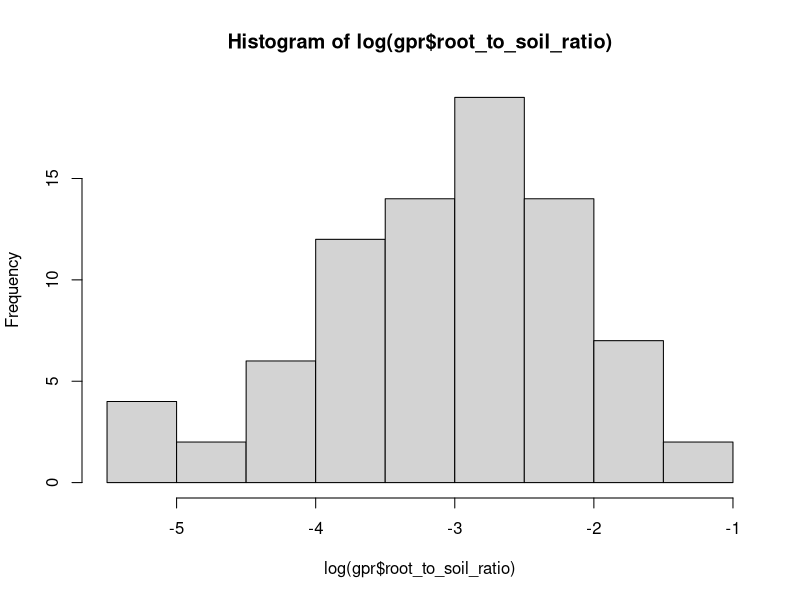
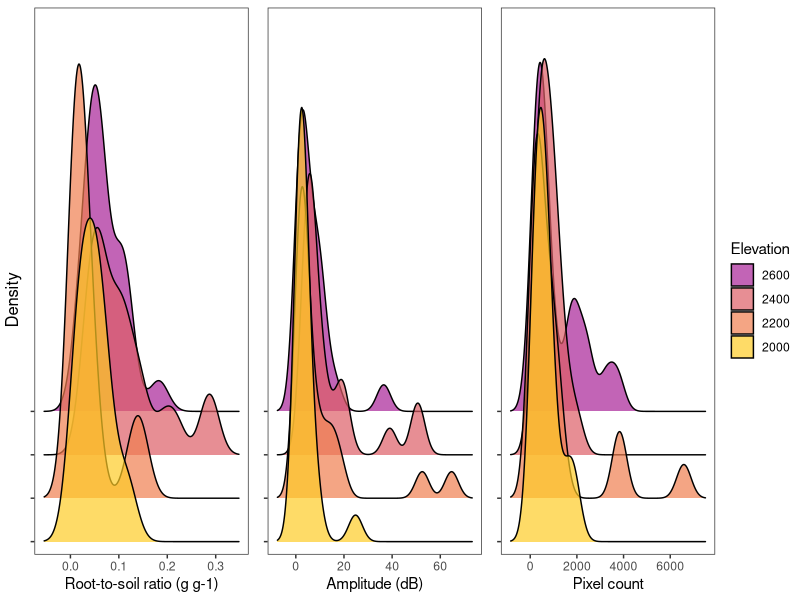
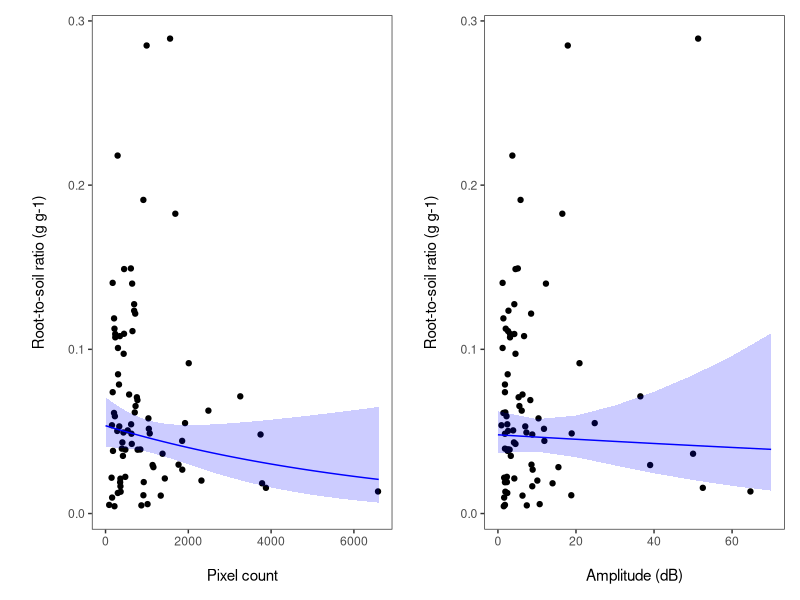
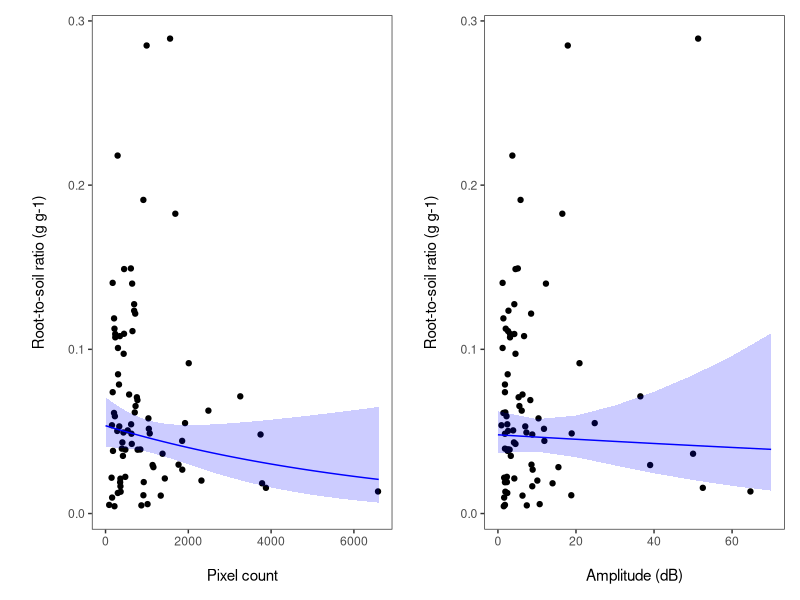

Generate these figures, in order, with R:
# Analysis on GPR pixel count and amplitude versus root biomass
# created 18/10/2024 by Jakub
# modified 3/12/2024 by Jakub
# modified 11/03/2025 by Joe

### 1. Set up ----
library(tidyverse)
library(lme4)
library(ggeffects)
library(ggridges)
library(ggpubr)
library(patchwork)

### load clean transect and root biomass data
gpr_clean <- read.csv("data/GPR/clean/clean_gpr_transect_root_biomass_data.csv") 

### 2. Format and glimpse data ----
# keep only detections with corresponding root biomass data
gpr <- gpr_clean %>%
  filter(!is.na(root_to_soil_ratio))

glimpse(gpr)
hist(log(gpr$root_to_soil_ratio))

### 3. Density plots per variable by elevation ----
scl= 10
alp3 = 0.7
cols2<- c("#A72197",  "#DD5E66", "#EF7F4F", "#FDCB26") # 2800m: #6F00A8
lwd = 0.5

gpr$elevation_m_asl <- factor(gpr$elevation_m_asl)

biomass <- ggplot(gpr, aes(x = root_to_soil_ratio, y = elevation_m_asl, fill = elevation_m_asl)) +
  geom_density_ridges(alpha= alp3, scale = scl, linewidth=lwd)+
  scale_fill_manual(values = cols2, breaks = c(2600, 2400, 2200, 2000))+
  scale_y_discrete(expand = expansion(mult = c(0.1, 3.1)))+
  labs(x = "Root-to-soil ratio (g g-1)", color = "Elevation", fill ="Elevation")+
  theme_bw()+
  theme(panel.grid = element_blank(),
        axis.title.y = element_blank())

amplitude <- ggplot(gpr, aes(x = amplitude_dB, y = elevation_m_asl, fill = elevation_m_asl)) +
  geom_density_ridges(alpha= alp3, scale = scl, linewidth=lwd)+
  scale_fill_manual(values = cols2, breaks = c(2600, 2400, 2200, 2000))+
  scale_y_discrete(expand = expansion(mult = c(0.1, 3.1)))+
  labs(x = "Amplitude (dB)", color = "Elevation", fill ="Elevation")+
  theme_bw()+
  theme(panel.grid = element_blank(),
        axis.title.y = element_blank())

pixel_count <- ggplot(gpr, aes(x = pixel_count, y = elevation_m_asl, fill = elevation_m_asl)) +
  geom_density_ridges(alpha= alp3, scale = scl, linewidth=lwd)+
  scale_fill_manual(values = cols2, breaks = c(2600, 2400, 2200, 2000))+
  scale_y_discrete(expand = expansion(mult = c(0.1, 3.1)))+
  labs(x = "Pixel count", color = "Elevation", fill ="Elevation")+
  theme_bw()+
  theme(panel.grid = element_blank(),
        axis.title.y = element_blank())

# Combine into single panel 
gpr_vars_elev <- ggarrange(biomass + rremove("y.text"), amplitude + rremove("y.text"), pixel_count + rremove("y.text"), common.legend = TRUE, legend = "right", align = "v", label.y = 1, nrow = 1) %>%
  annotate_figure(left = text_grob("Density",rot = 90))
gpr_vars_elev

# Save figure
# ggsave("gpr_vars_elev.png", gpr_vars_elev, path= "results/gpr", height = 1.5, width = 7 , bg= "white", units= "in")

### 4. Run regression models ----
# Custom min-max scaling ----
min_val <- min(gpr$pixel_count)
max_val <- max(gpr$pixel_count)
gpr$pixel_count_scaled <- (gpr$pixel_count - min_val) / (max_val - min_val)

# Models ----
model1 <- lm(log(root_to_soil_ratio) ~ pixel_count, data = gpr)
model2 <- lm(log(root_to_soil_ratio) ~ pixel_count_scaled, data = gpr)
model3 <- lm(log(root_to_soil_ratio) ~ amplitude_dB, data = gpr)

summary(model1)
summary(model2) # No difference between model1 and model2
summary(model3)

# Predictions ----
pred_model1 <- ggpredict(model1, terms = "pixel_count")
pred_model3 <- ggpredict(model3, terms = "amplitude_dB")

# Plot ----
# Plot with predictions for Pixel count (Model 1)
ggplot(data = gpr, aes(x = pixel_count, y = root_to_soil_ratio)) +
  geom_point() +
  geom_line(data = pred_model1, aes(x = x, y = predicted), color = "blue", inherit.aes = FALSE) +  # Prediction line
  geom_ribbon(data = pred_model1, aes(x = x, ymin = conf.low, ymax = conf.high), 
                fill = "blue", alpha = 0.2, inherit.aes = FALSE) +  # Confidence interval
  theme_bw() +
  labs(x = "\nPixel count", y = "\nRoot-to-soil ratio (g g-1)\n") +
  theme(panel.grid = element_blank()) +

# Plot with predictions for Amplitude (Model 3)
ggplot(aes(x = amplitude_dB, y = root_to_soil_ratio), data = gpr) +
  geom_point() +
  geom_line(data = pred_model3, aes(x = x, y = predicted), color = "blue", inherit.aes = FALSE) +  # Prediction line
  geom_ribbon(data = pred_model3, aes(x = x, ymin = conf.low, ymax = conf.high), 
              fill = "blue", alpha = 0.2, inherit.aes = FALSE) +  # Confidence interval
  theme_bw() +
  labs(x = "\nAmplitude (dB)", y = "\nRoot-to-soil ratio (g g-1)\n") +
  theme(panel.grid = element_blank())

# Save figure
ggsave("gpr_regression_models.png", path= "results/gpr", height = 3, width = 7 , bg= "white", units= "in")
